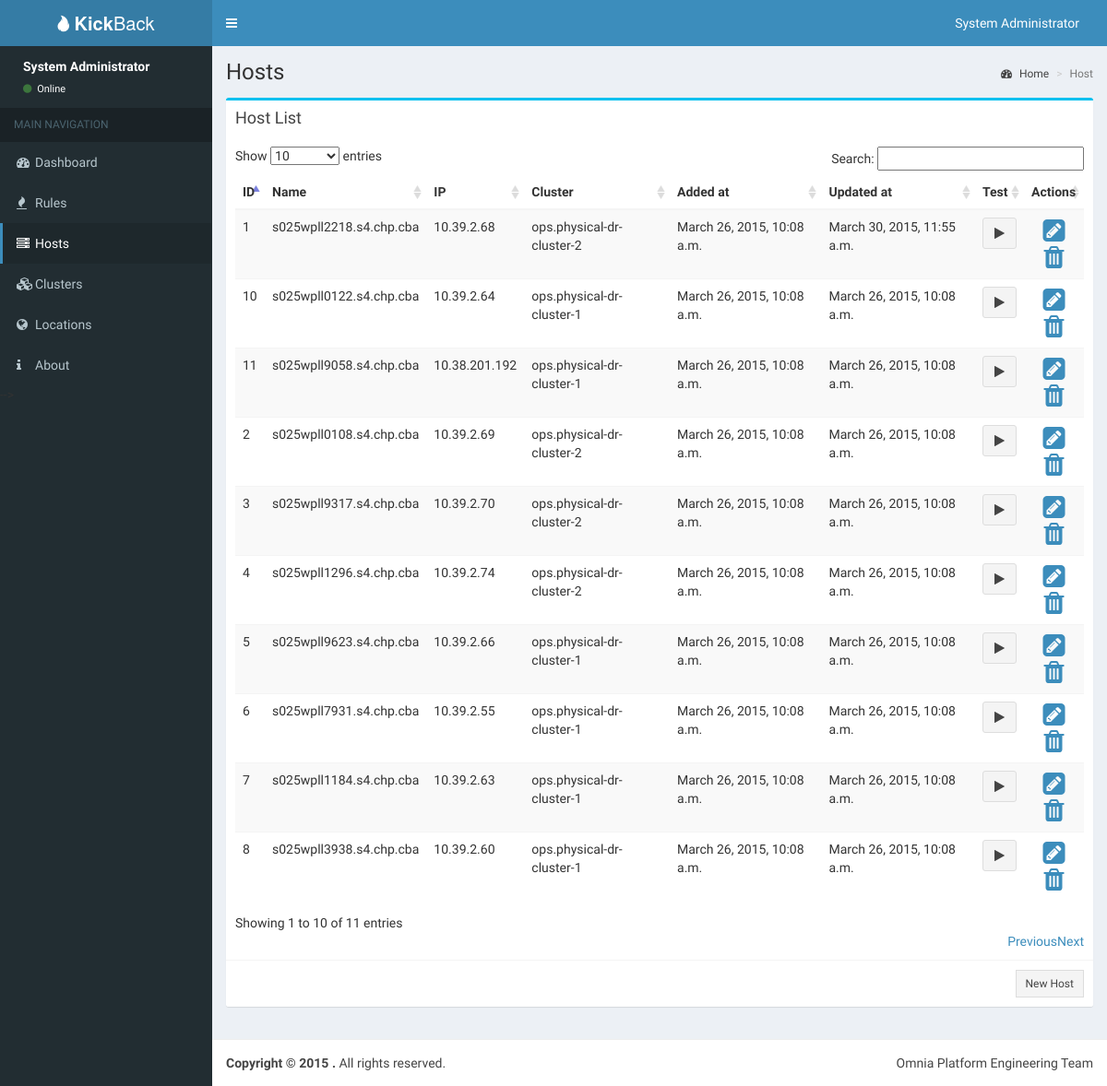
The page /host/list/ (signed in) on the database as committed earlier.
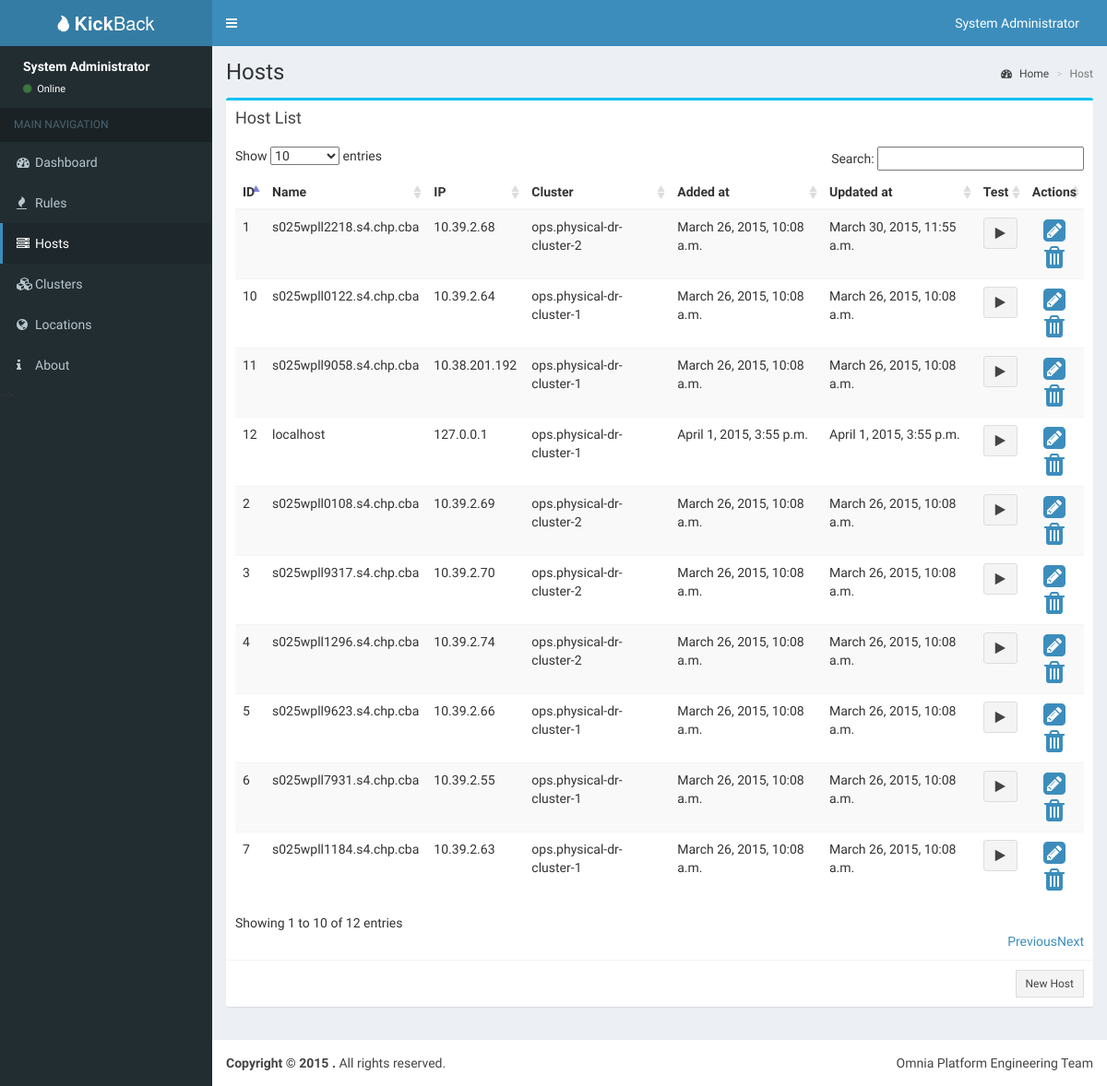
The same page on the database as committed later.
### clusters/models.py (models this page shows)
class Host(models.Model):
	host_name = models.CharField(max_length=50,unique=True)
	ip_address = models.IPAddressField(unique=True)
	cluster = models.ForeignKey(Cluster)
	added_at = models.DateTimeField(auto_now_add=True)
	updated_at = models.DateTimeField(auto_now=True)
 	class Meta:
		unique_together = ("host_name","ip_address")
	def __str__(self):
		return self.host_name

class Cluster(models.Model):
	cluster_name = models.CharField(max_length=50)
	location = models.ForeignKey(Location)
	added_at = models.DateTimeField(auto_now_add=True)
	updated_at = models.DateTimeField(auto_now=True)
	def __str__(self):
		return self.cluster_name

### firewalls/views.py (the view)
# urls.py: url(r'^host/list/$', views.HostListView.as_view(), name='host-details'),
class HostListView(ListView):
    model = Host
    template_name='firewalls/host_list.html'
    @method_decorator(login_required(login_url="/login"))
    def dispatch(self, *args, **kwargs):
        return super(HostListView, self).dispatch(*args, **kwargs)

### firewalls/templates/firewalls/host_list.html (shortened to what this page needs)
{% extends 'firewalls/base.html' %}
{% block sidebar %}
<ul class="sidebar-menu">
	<li class="header">MAIN NAVIGATION</li>
	<li><a href="/"><i class="fa fa-dashboard"></i><span>Dashboard</span></a></li>
	<li><a href="/rule/list"><i class="fa fa-fire"></i><span>Rules</span></a></li>
	<li class="active"><a href="/host/list"><i class="fa fa-server"></i><span>Hosts</span></a></li>
	<li><a href="/cluster/list"><i class="fa fa-cubes"></i><span>Clusters</span></a></li>
	<li><a href="/location/list"><i class="fa fa-globe"></i><span>Locations</span></a></li>
	<li><a href="/about"><i class="fa fa-info"></i><span>About</span></a></li>
</section>
</aside>
{% endblock %}
{% block content %}
<div class="content-wrapper">
	<section class="content-header">
		<h1>
			Hosts
		</h1>
		<ol class="breadcrumb">
			<li><a href="#"><i class="fa fa-dashboard"></i> Home</a></li>
			<li class="active">Host</li>
		</ol>
	</section>
	<section class="content">
		<div class="box box-info">
			<div class="box-header">
				<h3 class="box-title">Host List</h3>
			</div>
			<div class="box-body">
        <div class="table-responsive">
        <table id="example" class="table table-striped table-hover" data-pagination="true" data-toggle="table"  data-search="true" data-show-export="true" data-show-toggle="true"  data-show-columns="true" data-smart-display="true" data-show-filter="true" data-toolbar="toolbar">
          <thead>
            <th>ID</th>
            <th>Name</th>
            <th>IP</th>
            <th>Cluster</th>
            <th>Added at</th>
            <th>Updated at</th>
            <th>Test</th>
            <th>Actions</th>
          </thead>
          <tbody>
            {% for host in object_list %}
            <tr>
              <td>{{ host.id }}</td>
              <td>{{ host.host_name }}</td>
              <td>{{ host.ip_address }}</td>
              <td>{{ host.cluster }}</td>
              <td>{{ host.added_at }}</td>
              <td>{{ host.updated_at }}</td>
              <td><button class="reach_test btn btn-default" type="button" name="reach_test"><i class="fa fa-play"></i></button></td>
              <td style=text-align:center>
                <a href="/host/update/{{ host.id }}"><i class="fa fa-pencil-square fa-2x"></i></a>
                <a href="/host/delete/{{ host.id }}"><i class="fa fa-trash fa-2x"></i></a>
              </td>
            </tr>
            {% endfor %}
          </tbody>
        </table>
      </div>
			</div>
			<div class="box-footer clearfix">
				<a href="/host/create/" class="btn btn-sm btn-default btn-flat pull-right">New Host</a>
			</div>
		</div>
	</section>
</div>
{% endblock %}

### firewalls/templates/firewalls/base.html (shortened to what this page needs)
<!DOCTYPE html>
{% load staticfiles %}
<html>
  <head>
    <link href="{% static 'firewalls/bootstrap/css/bootstrap.min.css' %}" rel="stylesheet" type="text/css" />
    <link href="{% static 'firewalls/plugins/fontawesome/css/font-awesome.min.css' %}" rel="stylesheet" type="text/css" />
    <link href="{% static 'firewalls/plugins/ionicons/css/ionicons.min.css' %}" rel="stylesheet" type="text/css" />
    <link href="{% static 'firewalls/dist/css/AdminLTE.min.css' %}" rel="stylesheet" type="text/css" />
    <link href="{% static 'firewalls/dist/css/skins/skin-blue.min.css' %}" rel="stylesheet" type="text/css" />
    <link href="{% static 'firewalls/plugins/visjs/vis.css' %}"rel="stylesheet" type="text/css" />
    <link href="{% static 'firewalls/plugins/datatables/dataTables.bootstrap.css' %}"rel="stylesheet" type="text/css" />
  </head>
  <body class="skin-blue">
    <div class="wrapper">
      <header class="main-header">
        <a href="/" class="logo"><i class="ion ion-fireball"></i>&nbsp;<b>Kick</b>Back</a>
        <nav class="navbar navbar-static-top" role="navigation">
          <a href="#" class="sidebar-toggle" data-toggle="offcanvas" role="button">
          </a>
          <div class="navbar-custom-menu">
            <ul class="nav navbar-nav">
              <li class="dropdown user user-menu">
                <a href="#" class="dropdown-toggle" data-toggle="dropdown">
                  <span class="hidden-xs">{{ user.get_full_name|default:user.username }}</span>
                </a>
              </li>
            </ul>
          </div>
        </nav>
      </header>
      <aside class="main-sidebar">
        <section class="sidebar">
          <div class="user-panel">
            <div class="pull-left info">
              <p>{{ user.get_full_name|default:user.username }}</p>
              <a href="#"><i class="fa fa-circle text-success"></i> Online</a>
            </div>
          </div>
        {% block sidebar%}{% endblock %}
        {% block content %}{% endblock %}
      <footer class="main-footer">
        <div class="pull-right hidden-xs">
          Omnia Platform Engineering Team
        </div>
        <strong>Copyright &copy; 2015 <a href="#"></a>.</strong> All rights reserved.
      </footer>
    </div>
  </body>
</html>

Rows that differ between the two databases and show on the page:
no longer on this page (row unchanged): Host: id "8", host_name "s025wpll3938.s4.chp.cba", ip_address "10.39.2.60", cluster "ops.physical-dr-cluster-1", added_at "March 26, 2015, 10:08 a.m.", updated_at "March 26, 2015, 10:08 a.m."
added Host: id "12", host_name "localhost", ip_address "127.0.0.1", cluster "ops.physical-dr-cluster-1", added_at "April 1, 2015, 3:55 p.m.", updated_at "April 1, 2015, 3:55 p.m."
Other text that changed with them:
text written by a page script: "Show entries Search: Showing 1 to 10 of 11 entries Previous Next" → "Show entries Search: Showing 1 to 10 of 12 entries Previous Next"
